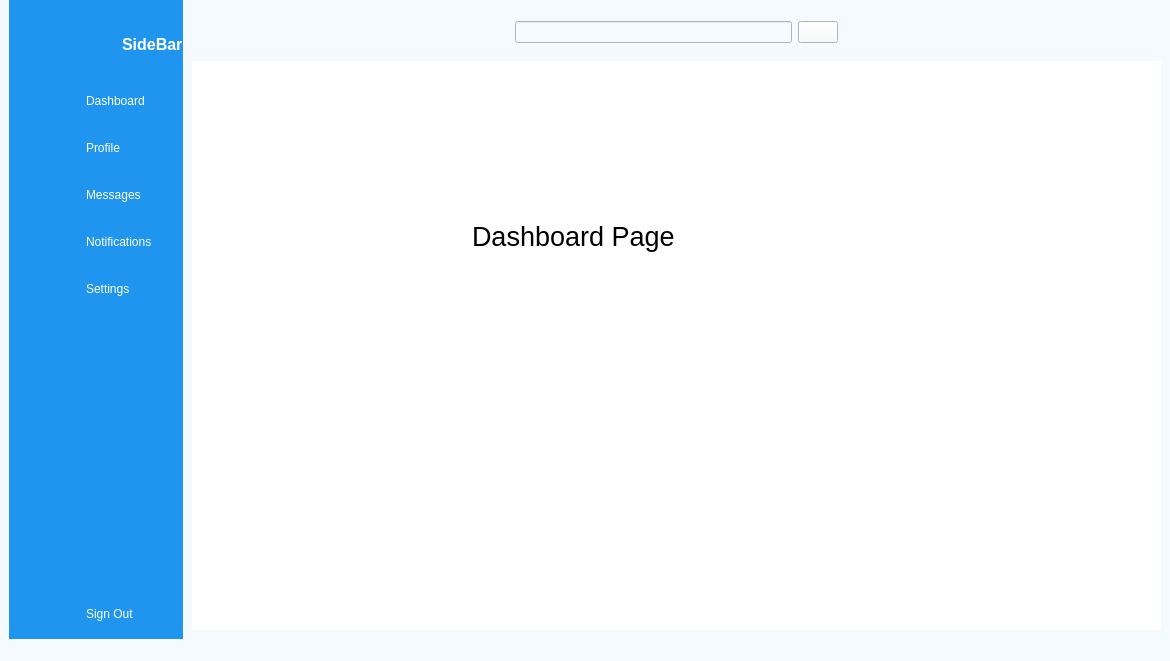
<?xml version="1.0" encoding="UTF-8"?>
<ui version="4.0">
 <class>MainWindow</class>
 <widget class="QMainWindow" name="MainWindow">
  <property name="geometry">
   <rect>
    <x>0</x>
    <y>0</y>
    <width>1170</width>
    <height>661</height>
   </rect>
  </property>
  <property name="windowTitle">
   <string>MainWindow</string>
  </property>
  <property name="styleSheet">
   <string notr="true">background-color: rgb(245, 250, 254);</string>
  </property>
  <widget class="QWidget" name="centralwidget">
   <layout class="QGridLayout" name="gridLayout" rowstretch="0">
    <property name="topMargin">
     <number>0</number>
    </property>
    <property name="rightMargin">
     <number>0</number>
    </property>
    <property name="bottomMargin">
     <number>0</number>
    </property>
    <property name="horizontalSpacing">
     <number>0</number>
    </property>
    <property name="verticalSpacing">
     <number>6</number>
    </property>
    <item row="0" column="0">
     <widget class="QWidget" name="icon_only_widget" native="true">
      <property name="styleSheet">
       <string notr="true">QWidget{
background-color: rgb(31, 149, 239);

}

QPushButton{
color:white;
border:none;
height:32px;
border-radius:10px;
}

QPushButton:checked{
background-color:#F5FAFE;
color:#1F95EF;
font-weight:bold;
}</string>
      </property>
      <layout class="QVBoxLayout" name="verticalLayout_3">
       <item>
        <layout class="QHBoxLayout" name="horizontalLayout_3">
         <property name="topMargin">
          <number>15</number>
         </property>
         <item>
          <widget class="QLabel" name="label">
           <property name="minimumSize">
            <size>
             <width>40</width>
             <height>40</height>
            </size>
           </property>
           <property name="maximumSize">
            <size>
             <width>40</width>
             <height>40</height>
            </size>
           </property>
           <property name="text">
            <string/>
           </property>
           <property name="pixmap">
            <pixmap resource="images/resource.qrc">:/profile_pic.png</pixmap>
           </property>
           <property name="scaledContents">
            <bool>true</bool>
           </property>
           <property name="wordWrap">
            <bool>false</bool>
           </property>
          </widget>
         </item>
        </layout>
       </item>
       <item>
        <layout class="QVBoxLayout" name="verticalLayout">
         <property name="spacing">
          <number>15</number>
         </property>
         <property name="topMargin">
          <number>15</number>
         </property>
         <item>
          <widget class="QPushButton" name="dashboard_1">
           <property name="text">
            <string/>
           </property>
           <property name="icon">
            <iconset resource="images/resource.qrc">
             <normaloff>:/dashboard_white.png</normaloff>
             <normalon>:/dashboard.png</normalon>:/dashboard_white.png</iconset>
           </property>
           <property name="checkable">
            <bool>true</bool>
           </property>
           <property name="autoExclusive">
            <bool>true</bool>
           </property>
          </widget>
         </item>
         <item>
          <widget class="QPushButton" name="profile_1">
           <property name="text">
            <string/>
           </property>
           <property name="icon">
            <iconset resource="images/resource.qrc">
             <normaloff>:/profile_white.png</normaloff>
             <normalon>:/profile.png</normalon>:/profile_white.png</iconset>
           </property>
           <property name="checkable">
            <bool>true</bool>
           </property>
           <property name="autoExclusive">
            <bool>true</bool>
           </property>
          </widget>
         </item>
         <item>
          <widget class="QPushButton" name="messages_1">
           <property name="text">
            <string/>
           </property>
           <property name="icon">
            <iconset resource="images/resource.qrc">
             <normaloff>:/messages_white.png</normaloff>
             <normalon>:/messages.png</normalon>:/messages_white.png</iconset>
           </property>
           <property name="checkable">
            <bool>true</bool>
           </property>
           <property name="autoExclusive">
            <bool>true</bool>
           </property>
          </widget>
         </item>
         <item>
          <widget class="QPushButton" name="notifications_1">
           <property name="text">
            <string/>
           </property>
           <property name="icon">
            <iconset resource="images/resource.qrc">
             <normaloff>:/notifications_white.png</normaloff>
             <normalon>:/notifications.png</normalon>:/notifications_white.png</iconset>
           </property>
           <property name="checkable">
            <bool>true</bool>
           </property>
           <property name="autoExclusive">
            <bool>true</bool>
           </property>
          </widget>
         </item>
         <item>
          <widget class="QPushButton" name="settings_1">
           <property name="text">
            <string/>
           </property>
           <property name="icon">
            <iconset resource="images/resource.qrc">
             <normaloff>:/settings_white.png</normaloff>
             <normalon>:/settings.png</normalon>:/settings_white.png</iconset>
           </property>
           <property name="checkable">
            <bool>true</bool>
           </property>
           <property name="autoExclusive">
            <bool>true</bool>
           </property>
          </widget>
         </item>
        </layout>
       </item>
       <item>
        <spacer name="verticalSpacer">
         <property name="orientation">
          <enum>Qt::Vertical</enum>
         </property>
         <property name="sizeHint" stdset="0">
          <size>
           <width>20</width>
           <height>266</height>
          </size>
         </property>
        </spacer>
       </item>
       <item>
        <widget class="QPushButton" name="pushButton_6">
         <property name="text">
          <string/>
         </property>
         <property name="icon">
          <iconset resource="images/resource.qrc">
           <normaloff>:/log_out_white.png</normaloff>:/log_out_white.png</iconset>
         </property>
        </widget>
       </item>
      </layout>
     </widget>
    </item>
    <item row="0" column="1">
     <widget class="QWidget" name="icon_name_widget" native="true">
      <property name="styleSheet">
       <string notr="true">QWidget{
background-color: rgb(31, 149, 239);
color:white;
}

QPushButton{
color:white;
text-align:left;
height:32px;
border:none;
padding-left:10px;
border-top-left-radius:10px;
border-bottom-left-radius:10px;
}

QPushButton:checked{
background-color:#F5FAFE;
color:#1F95EF;
font-weight:bold;
}</string>
      </property>
      <layout class="QVBoxLayout" name="verticalLayout_4">
       <property name="rightMargin">
        <number>0</number>
       </property>
       <item>
        <layout class="QHBoxLayout" name="horizontalLayout_2">
         <property name="topMargin">
          <number>15</number>
         </property>
         <item>
          <widget class="QLabel" name="label_2">
           <property name="minimumSize">
            <size>
             <width>40</width>
             <height>40</height>
            </size>
           </property>
           <property name="maximumSize">
            <size>
             <width>40</width>
             <height>40</height>
            </size>
           </property>
           <property name="text">
            <string/>
           </property>
           <property name="pixmap">
            <pixmap resource="images/resource.qrc">:/profile_pic.png</pixmap>
           </property>
           <property name="scaledContents">
            <bool>true</bool>
           </property>
          </widget>
         </item>
         <item>
          <widget class="QLabel" name="label_3">
           <property name="font">
            <font>
             <pointsize>12</pointsize>
             <weight>75</weight>
             <bold>true</bold>
            </font>
           </property>
           <property name="text">
            <string>SideBar</string>
           </property>
          </widget>
         </item>
        </layout>
       </item>
       <item>
        <layout class="QVBoxLayout" name="verticalLayout_2">
         <property name="spacing">
          <number>15</number>
         </property>
         <property name="topMargin">
          <number>15</number>
         </property>
         <item>
          <widget class="QPushButton" name="dashboard_2">
           <property name="text">
            <string>Dashboard</string>
           </property>
           <property name="icon">
            <iconset resource="images/resource.qrc">
             <normaloff>:/dashboard_white.png</normaloff>
             <normalon>:/dashboard.png</normalon>:/dashboard_white.png</iconset>
           </property>
           <property name="checkable">
            <bool>true</bool>
           </property>
           <property name="autoExclusive">
            <bool>true</bool>
           </property>
          </widget>
         </item>
         <item>
          <widget class="QPushButton" name="profile_2">
           <property name="text">
            <string>Profile</string>
           </property>
           <property name="icon">
            <iconset resource="images/resource.qrc">
             <normaloff>:/profile_white.png</normaloff>
             <normalon>:/profile.png</normalon>:/profile_white.png</iconset>
           </property>
           <property name="checkable">
            <bool>true</bool>
           </property>
           <property name="autoExclusive">
            <bool>true</bool>
           </property>
          </widget>
         </item>
         <item>
          <widget class="QPushButton" name="messages_2">
           <property name="text">
            <string>Messages</string>
           </property>
           <property name="icon">
            <iconset resource="images/resource.qrc">
             <normaloff>:/messages_white.png</normaloff>
             <normalon>:/messages.png</normalon>:/messages_white.png</iconset>
           </property>
           <property name="checkable">
            <bool>true</bool>
           </property>
           <property name="autoExclusive">
            <bool>true</bool>
           </property>
          </widget>
         </item>
         <item>
          <widget class="QPushButton" name="notifications_2">
           <property name="text">
            <string>Notifications</string>
           </property>
           <property name="icon">
            <iconset resource="images/resource.qrc">
             <normaloff>:/notifications_white.png</normaloff>
             <normalon>:/notifications.png</normalon>:/notifications_white.png</iconset>
           </property>
           <property name="checkable">
            <bool>true</bool>
           </property>
           <property name="autoExclusive">
            <bool>true</bool>
           </property>
          </widget>
         </item>
         <item>
          <widget class="QPushButton" name="settings_2">
           <property name="text">
            <string>Settings</string>
           </property>
           <property name="icon">
            <iconset resource="images/resource.qrc">
             <normaloff>:/settings_white.png</normaloff>
             <normalon>:/settings.png</normalon>:/settings_white.png</iconset>
           </property>
           <property name="checkable">
            <bool>true</bool>
           </property>
           <property name="autoExclusive">
            <bool>true</bool>
           </property>
          </widget>
         </item>
        </layout>
       </item>
       <item>
        <spacer name="verticalSpacer_2">
         <property name="orientation">
          <enum>Qt::Vertical</enum>
         </property>
         <property name="sizeHint" stdset="0">
          <size>
           <width>20</width>
           <height>266</height>
          </size>
         </property>
        </spacer>
       </item>
       <item>
        <widget class="QPushButton" name="pushButton_7">
         <property name="text">
          <string>Sign Out</string>
         </property>
         <property name="icon">
          <iconset resource="images/resource.qrc">
           <normaloff>:/log_out_white.png</normaloff>:/log_out_white.png</iconset>
         </property>
        </widget>
       </item>
      </layout>
     </widget>
    </item>
    <item row="0" column="2">
     <widget class="QWidget" name="main_menu" native="true">
      <layout class="QVBoxLayout" name="verticalLayout_5">
       <item>
        <widget class="QWidget" name="header_widget" native="true">
         <layout class="QHBoxLayout" name="horizontalLayout_4">
          <item>
           <layout class="QHBoxLayout" name="horizontalLayout">
            <item>
             <widget class="QPushButton" name="menu">
              <property name="styleSheet">
               <string notr="true">border:none;</string>
              </property>
              <property name="text">
               <string/>
              </property>
              <property name="icon">
               <iconset resource="images/resource.qrc">
                <normaloff>:/menu.png</normaloff>:/menu.png</iconset>
              </property>
              <property name="checkable">
               <bool>true</bool>
              </property>
             </widget>
            </item>
           </layout>
          </item>
          <item>
           <spacer name="horizontalSpacer_2">
            <property name="orientation">
             <enum>Qt::Horizontal</enum>
            </property>
            <property name="sizeHint" stdset="0">
             <size>
              <width>178</width>
              <height>26</height>
             </size>
            </property>
           </spacer>
          </item>
          <item>
           <widget class="QLineEdit" name="lineEdit"/>
          </item>
          <item>
           <widget class="QPushButton" name="pushButton_14">
            <property name="text">
             <string/>
            </property>
            <property name="icon">
             <iconset resource="images/resource.qrc">
              <normaloff>:/search.png</normaloff>:/search.png</iconset>
            </property>
           </widget>
          </item>
          <item>
           <spacer name="horizontalSpacer">
            <property name="orientation">
             <enum>Qt::Horizontal</enum>
            </property>
            <property name="sizeHint" stdset="0">
             <size>
              <width>178</width>
              <height>28</height>
             </size>
            </property>
           </spacer>
          </item>
          <item>
           <widget class="QPushButton" name="pushButton_15">
            <property name="styleSheet">
             <string notr="true">border:none;</string>
            </property>
            <property name="text">
             <string/>
            </property>
            <property name="icon">
             <iconset resource="images/resource.qrc">
              <normaloff>:/image.png</normaloff>:/image.png</iconset>
            </property>
           </widget>
          </item>
         </layout>
        </widget>
       </item>
       <item>
        <widget class="QStackedWidget" name="stackedWidget">
         <property name="styleSheet">
          <string notr="true">background-color: rgb(255, 255, 255);</string>
         </property>
         <widget class="QWidget" name="dashboard_page">
          <widget class="QLabel" name="label_4">
           <property name="geometry">
            <rect>
             <x>280</x>
             <y>150</y>
             <width>251</width>
             <height>51</height>
            </rect>
           </property>
           <property name="font">
            <font>
             <pointsize>20</pointsize>
            </font>
           </property>
           <property name="text">
            <string>Dashboard Page</string>
           </property>
          </widget>
         </widget>
         <widget class="QWidget" name="profile_page">
          <widget class="QLabel" name="label_5">
           <property name="geometry">
            <rect>
             <x>320</x>
             <y>170</y>
             <width>191</width>
             <height>51</height>
            </rect>
           </property>
           <property name="font">
            <font>
             <pointsize>20</pointsize>
            </font>
           </property>
           <property name="text">
            <string>Profile Page</string>
           </property>
          </widget>
         </widget>
         <widget class="QWidget" name="messages_page">
          <widget class="QLabel" name="label_6">
           <property name="geometry">
            <rect>
             <x>300</x>
             <y>200</y>
             <width>231</width>
             <height>51</height>
            </rect>
           </property>
           <property name="font">
            <font>
             <pointsize>20</pointsize>
            </font>
           </property>
           <property name="text">
            <string>Messages Page</string>
           </property>
          </widget>
         </widget>
         <widget class="QWidget" name="notificatiouns_pages">
          <widget class="QLabel" name="label_7">
           <property name="geometry">
            <rect>
             <x>260</x>
             <y>210</y>
             <width>271</width>
             <height>51</height>
            </rect>
           </property>
           <property name="font">
            <font>
             <pointsize>20</pointsize>
            </font>
           </property>
           <property name="text">
            <string>Notifications Page</string>
           </property>
          </widget>
         </widget>
         <widget class="QWidget" name="settings_page">
          <widget class="QLabel" name="label_8">
           <property name="geometry">
            <rect>
             <x>300</x>
             <y>200</y>
             <width>221</width>
             <height>51</height>
            </rect>
           </property>
           <property name="font">
            <font>
             <pointsize>20</pointsize>
            </font>
           </property>
           <property name="text">
            <string>Settings Page</string>
           </property>
          </widget>
         </widget>
        </widget>
       </item>
      </layout>
     </widget>
    </item>
   </layout>
  </widget>
  <widget class="QStatusBar" name="statusbar"/>
 </widget>
 <resources>
  <include location="images/resource.qrc"/>
 </resources>
 <connections>
  <connection>
   <sender>menu</sender>
   <signal>toggled(bool)</signal>
   <receiver>icon_only_widget</receiver>
   <slot>setHidden(bool)</slot>
   <hints>
    <hint type="sourcelabel">
     <x>249</x>
     <y>40</y>
    </hint>
    <hint type="destinationlabel">
     <x>59</x>
     <y>346</y>
    </hint>
   </hints>
  </connection>
  <connection>
   <sender>menu</sender>
   <signal>toggled(bool)</signal>
   <receiver>icon_name_widget</receiver>
   <slot>setVisible(bool)</slot>
   <hints>
    <hint type="sourcelabel">
     <x>260</x>
     <y>41</y>
    </hint>
    <hint type="destinationlabel">
     <x>213</x>
     <y>357</y>
    </hint>
   </hints>
  </connection>
  <connection>
   <sender>settings_1</sender>
   <signal>toggled(bool)</signal>
   <receiver>settings_2</receiver>
   <slot>setChecked(bool)</slot>
   <hints>
    <hint type="sourcelabel">
     <x>43</x>
     <y>288</y>
    </hint>
    <hint type="destinationlabel">
     <x>114</x>
     <y>295</y>
    </hint>
   </hints>
  </connection>
  <connection>
   <sender>notifications_1</sender>
   <signal>toggled(bool)</signal>
   <receiver>notifications_2</receiver>
   <slot>setChecked(bool)</slot>
   <hints>
    <hint type="sourcelabel">
     <x>47</x>
     <y>242</y>
    </hint>
    <hint type="destinationlabel">
     <x>117</x>
     <y>248</y>
    </hint>
   </hints>
  </connection>
  <connection>
   <sender>messages_1</sender>
   <signal>toggled(bool)</signal>
   <receiver>messages_2</receiver>
   <slot>setChecked(bool)</slot>
   <hints>
    <hint type="sourcelabel">
     <x>57</x>
     <y>199</y>
    </hint>
    <hint type="destinationlabel">
     <x>106</x>
     <y>200</y>
    </hint>
   </hints>
  </connection>
  <connection>
   <sender>profile_1</sender>
   <signal>toggled(bool)</signal>
   <receiver>profile_2</receiver>
   <slot>setChecked(bool)</slot>
   <hints>
    <hint type="sourcelabel">
     <x>50</x>
     <y>142</y>
    </hint>
    <hint type="destinationlabel">
     <x>131</x>
     <y>154</y>
    </hint>
   </hints>
  </connection>
  <connection>
   <sender>dashboard_1</sender>
   <signal>toggled(bool)</signal>
   <receiver>dashboard_2</receiver>
   <slot>setChecked(bool)</slot>
   <hints>
    <hint type="sourcelabel">
     <x>50</x>
     <y>110</y>
    </hint>
    <hint type="destinationlabel">
     <x>141</x>
     <y>101</y>
    </hint>
   </hints>
  </connection>
  <connection>
   <sender>dashboard_2</sender>
   <signal>toggled(bool)</signal>
   <receiver>dashboard_1</receiver>
   <slot>setChecked(bool)</slot>
   <hints>
    <hint type="sourcelabel">
     <x>95</x>
     <y>117</y>
    </hint>
    <hint type="destinationlabel">
     <x>48</x>
     <y>113</y>
    </hint>
   </hints>
  </connection>
  <connection>
   <sender>profile_2</sender>
   <signal>toggled(bool)</signal>
   <receiver>profile_1</receiver>
   <slot>setChecked(bool)</slot>
   <hints>
    <hint type="sourcelabel">
     <x>93</x>
     <y>141</y>
    </hint>
    <hint type="destinationlabel">
     <x>40</x>
     <y>141</y>
    </hint>
   </hints>
  </connection>
  <connection>
   <sender>messages_2</sender>
   <signal>toggled(bool)</signal>
   <receiver>messages_1</receiver>
   <slot>setChecked(bool)</slot>
   <hints>
    <hint type="sourcelabel">
     <x>97</x>
     <y>185</y>
    </hint>
    <hint type="destinationlabel">
     <x>51</x>
     <y>186</y>
    </hint>
   </hints>
  </connection>
  <connection>
   <sender>notifications_2</sender>
   <signal>toggled(bool)</signal>
   <receiver>notifications_1</receiver>
   <slot>setChecked(bool)</slot>
   <hints>
    <hint type="sourcelabel">
     <x>92</x>
     <y>237</y>
    </hint>
    <hint type="destinationlabel">
     <x>54</x>
     <y>237</y>
    </hint>
   </hints>
  </connection>
  <connection>
   <sender>settings_2</sender>
   <signal>toggled(bool)</signal>
   <receiver>settings_1</receiver>
   <slot>setChecked(bool)</slot>
   <hints>
    <hint type="sourcelabel">
     <x>90</x>
     <y>280</y>
    </hint>
    <hint type="destinationlabel">
     <x>56</x>
     <y>281</y>
    </hint>
   </hints>
  </connection>
  <connection>
   <sender>pushButton_6</sender>
   <signal>toggled(bool)</signal>
   <receiver>MainWindow</receiver>
   <slot>close()</slot>
   <hints>
    <hint type="sourcelabel">
     <x>43</x>
     <y>616</y>
    </hint>
    <hint type="destinationlabel">
     <x>50</x>
     <y>737</y>
    </hint>
   </hints>
  </connection>
  <connection>
   <sender>pushButton_7</sender>
   <signal>toggled(bool)</signal>
   <receiver>MainWindow</receiver>
   <slot>close()</slot>
   <hints>
    <hint type="sourcelabel">
     <x>160</x>
     <y>611</y>
    </hint>
    <hint type="destinationlabel">
     <x>146</x>
     <y>706</y>
    </hint>
   </hints>
  </connection>
 </connections>
</ui>
